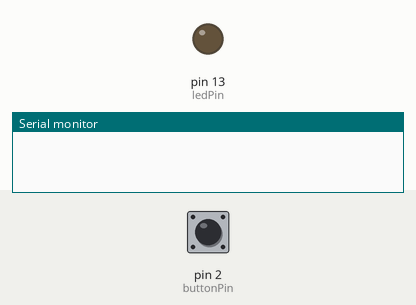
Bench run of a sketch on a simulated Arduino Uno, built with avr-gcc and run on an emulated ATmega328P. Parts: output pins drawn as LEDs (lit = HIGH), the last lines printed to the serial monitor. The inputs (shaded band) are chosen by the test bench; at power-on: pin 2 (buttonPin) LOW.

Above: at 1.2 s.
1.3 s: pin 2 (buttonPin) pulled HIGH for 0.15 s
3.8 s: pin 2 (buttonPin) pulled HIGH for 3.2 s
At 5.2 s:
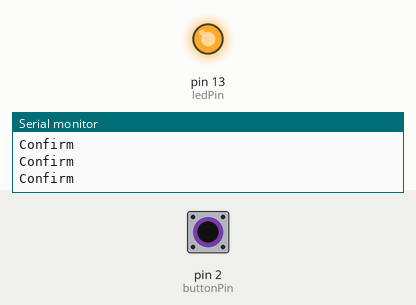
Timing chart, 0 to 9.3 s (numbered marks = the images above; inputs shaded):
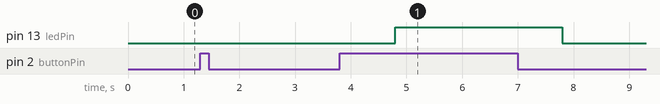

Measured:
- after the input at 3.8 s, pin 13 (ledPin): LOW → HIGH after 1.0 s, → LOW 3.0 s later

The sketch:

ardSide.ino
```cpp
int buttonState = 0;
const int ledPin = 13; // define input port. port 13 will blink the onboard led (and external led). Another port will blink external LED only.
const int buttonPin = 2; // define input port
int buttonCount = 0;

void setup() {
  pinMode(ledPin, OUTPUT);
  pinMode(buttonPin, INPUT);
  Serial.begin(9600); // recheck this everytime you re-connect Arduino
}

void loop(){

  buttonState = digitalRead(buttonPin);

  if (buttonState == HIGH) {
    Serial.println("Confirm");
    delay(1000); // delay to prevent Arduino program to send too much input. Give Arduino time to process.
    digitalWrite(ledPin, HIGH);
  } else
  {
    digitalWrite(ledPin, LOW);
  }
}
```
